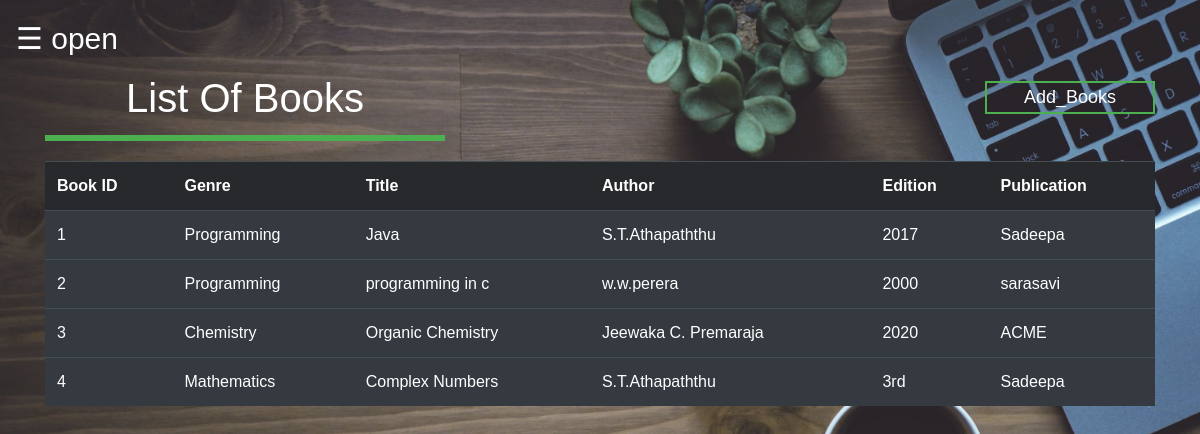
Page /newProject/admin_books.php on the earlier database version.
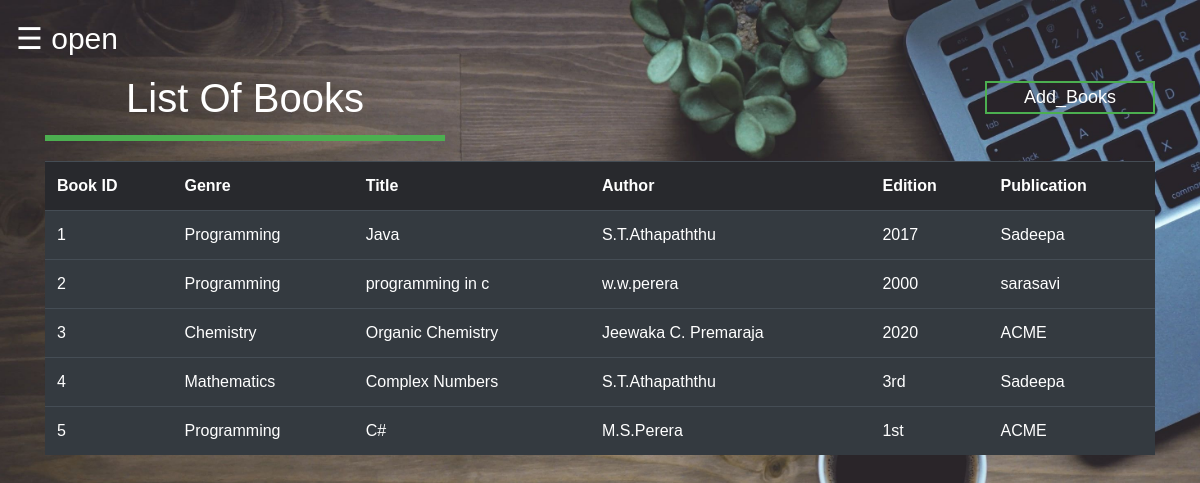
Same page on the later database version.
### tables this page shows
CREATE TABLE `book_detail` (
  `book_id` int(100) NOT NULL,
  `genre` varchar(30) NOT NULL,
  `title` varchar(40) NOT NULL,
  `author` varchar(30) NOT NULL,
  `edition` varchar(30) NOT NULL,
  `publication` varchar(30) NOT NULL
);

### newProject/admin_books.php (the view, shortened to what this page needs)
<!DOCTYPE html>
<html>
<head>
	<link rel="stylesheet" href="https://stackpath.bootstrapcdn.com/bootstrap/4.3.1/css/bootstrap.min.css">
	<link rel="stylesheet" type="text/css" href="theme.css">
</head>
<body>
<?php
$dbcon=parse_ini_file("dbconfig.ini");
$server=$dbcon['server'];
$user=$dbcon['user'];
$pw=$dbcon['dbpass'];
$db=$dbcon['dbase'];
$conn=mysqli_connect($server,$user,$pw,$db);
?>
<div id="main">
  <span style="color:#fff; font-size:30px;cursor:pointer" onclick="openNav()">&#9776; open</span>
<div class="container">
  <form action="" method="post">
      <button class="btn1" style="margin-top: 20px; float: right; width: 170px;" name="submit">Add_Books</button>
    </form>
<h1 align="center" style="color: #fff; border-bottom: 6px solid #4caf50; margin-bottom: 20px;  padding: 13px 0; width: 400px; ">List Of Books</h1>
          <?php
$res=mysqli_query($conn,"SELECT * FROM book_detail ORDER BY book_id;");
 echo "<table class='table table-dark table-hover'>";
 echo "<tr style='background-color:#28292d;'>";
 echo "<th>"; echo "Book ID"; echo "</th>";
 echo "<th>"; echo "Genre"; echo "</th>";
 echo "<th>"; echo "Title"; echo "</th>";
 echo "<th>"; echo "Author"; echo "</th>";
 echo "<th>"; echo "Edition"; echo "</th>";
 echo "<th>"; echo "Publication"; echo "</th>";
 echo " </tr>";
 while ($row=mysqli_fetch_assoc($res))
  {
 echo "<tr>";
 echo "<td>"; echo $row['book_id']; echo "</td>";
 echo "<td>"; echo $row['genre']; echo "</td>";
 echo "<td>"; echo $row['title']; echo "</td>";
 echo "<td>"; echo $row['author']; echo "</td>";
 echo "<td>"; echo $row['edition']; echo "</td>";
 echo "<td>"; echo $row['publication']; echo "</td>";
 echo " </tr>";
 }
 echo " </table>";
?>
</div>
</body>
</html>

Differences in the rows shown:
added book_detail: book_id "5", genre "Programming", title "C#", author "M.S.Perera", edition "1st", publication "ACME"
